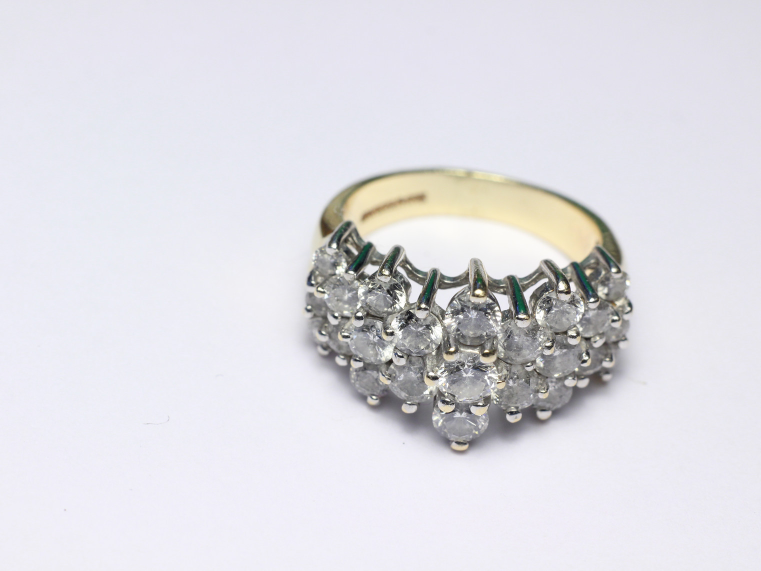
#> input picture focusstack-master/step0.jpg, 1521 x 1141 px, given as the content of the folder input, which was not available (shown at 1/2 size)
$ python CVimageprocessing.py   (older library calls are emulated)
#> lines starting #> are read from the running program, lines starting #| are printed output that depends on the picture; pictures that were not available may be replaced by others from this repository, and a replacement may not be noted
### focusstack-master/stackMain.py
import os
import cv2
import FocusStack
"""

    Focus stack driver program

    This program looks for a series of files of type .jpg, .jpeg, or .png
    in a subdirectory "input" and then merges them together using the
    FocusStack module.  The output is put in the file merged.png


    Author:     Charles McGuinness (charles@mcguinness.us)
    Copyright:  Copyright 2015 Charles McGuinness
    License:    Apache License 2.0

"""

def stackHDRs(image_files):
    print("StackHDRs")
    focusimages = []
    for img in image_files:
        print ("Reading in file {}".format(img))
        focusimages.append(cv2.imread("input/{}".format(img)))

    merged = FocusStack.focus_stack(focusimages)
    cv2.imwrite("merged.png", merged)
    return merged

def stackStart():
    print("StartStack")
    #if __name__ == "__stackMain__":
    image_files = sorted(os.listdir("input"))
    for img in image_files:
        if img.split(".")[-1].lower() not in ["jpg", "jpeg", "png"]:
            image_files.remove(img)


    finishedStack = stackHDRs(image_files)
    print ("Stacking done")

    return finishedStack


### focusstack-master/FocusStack.py
"""

Simple Focus Stacker

    Author:     Charles McGuinness (charles@mcguinness.us)
    Copyright:  Copyright 2015 Charles McGuinness
    License:    Apache License 2.0


This code will take a series of images and merge them so that each
pixel is taken from the image with the sharpest focus at that location.

The logic is roughly the following:

1.  Align the images.  Changing the focus on a lens, even
    if the camera remains fixed, causes a mild zooming on the images.
    We need to correct the images so they line up perfectly on top
    of each other.

2.  Perform a gaussian blur on all images

3.  Compute the laplacian on the blurred image to generate a gradient map

4.  Create a blank output image with the same size as the original input
    images

4.  For each pixel [x,y] in the output image, copy the pixel [x,y] from
    the input image which has the largest gradient [x,y]


This algorithm was inspired by the high-level description given at

http://stackoverflow.com/questions/15911783/what-are-some-common-focus-stacking-algorithms

"""

import numpy as np
import cv2

# [12 lines left out: function findHomography, not called in this run]


#
#   Align the images so they overlap properly...
#
#
def align_images(images):

    #   SIFT generally produces better results, but it is not FOSS, so chose the feature detector
    #   that suits the needs of your project.  ORB does OK
    use_sift = True

    outimages = []

    if use_sift:
        detector = cv2.SIFT_create()
    else:
        detector = cv2.ORB_create(1000)

    #   We assume that image 0 is the "base" image and align everything to it
    print ("Detecting features of base image")
    outimages.append(images[0])
    image1gray = cv2.cvtColor(images[0],cv2.COLOR_BGR2GRAY)
    image_1_kp, image_1_desc = detector.detectAndCompute(image1gray, None)

    for i in range(1,len(images)):
        print ("Aligning image {}".format(i))
        image_i_kp, image_i_desc = detector.detectAndCompute(images[i], None)

        if use_sift:
            bf = cv2.BFMatcher()
            # This returns the top two matches for each feature point (list of list)
            pairMatches = bf.knnMatch(image_i_desc,image_1_desc, k=2)
            rawMatches = []
            for m,n in pairMatches:
                if m.distance < 0.7*n.distance:
                    rawMatches.append(m)
        else:
            bf = cv2.BFMatcher(cv2.NORM_HAMMING, crossCheck=True)
            rawMatches = bf.match(image_i_desc, image_1_desc)

        sortMatches = sorted(rawMatches, key=lambda x: x.distance)
        matches = sortMatches[0:128]


        hom = findHomography(image_i_kp, image_1_kp, matches)
        newimage = cv2.warpPerspective(images[i], hom, (images[i].shape[1], images[i].shape[0]), flags=cv2.INTER_LINEAR)

        outimages.append(newimage)
        # If you find that there's a large amount of ghosting, it may be because one or more of the input
        # images gets misaligned.  Outputting the aligned images may help diagnose that.
        # cv2.imwrite("aligned{}.png".format(i), newimage)


    return outimages

#
#   Compute the gradient map of the image
def doLap(image):

    # YOU SHOULD TUNE THESE VALUES TO SUIT YOUR NEEDS
    kernel_size = 5         # Size of the laplacian window
    blur_size = 5           # How big of a kernal to use for the gaussian blur
                            # Generally, keeping these two values the same or very close works well
                            # Also, odd numbers, please...

    blurred = cv2.GaussianBlur(image, (blur_size,blur_size), 0)
    return cv2.Laplacian(blurred, cv2.CV_64F, ksize=kernel_size)

#
#   This routine finds the points of best focus in all images and produces a merged result...
#
def focus_stack(unimages):
    images = align_images(unimages)
#> in align_images, `image1gray = cv2.cvtColor(images[0],cv2.COLOR_BGR2GRAY)`:
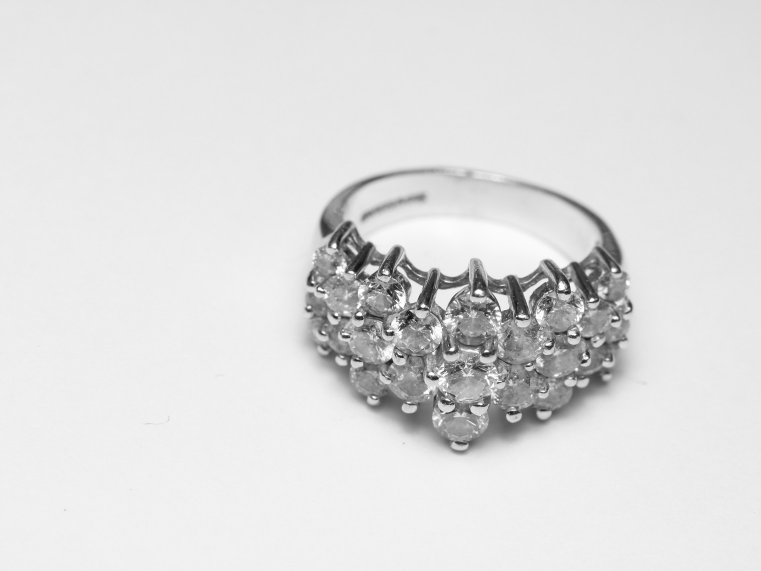
#> image1gray: shape (1141, 1521) (shown at 1/2 size); min 13, max 255, mean 222.4
#> in align_images, `image_1_kp, image_1_desc = detector.detectAndCompute(image1gray, None)`: image_1_kp = 2620 keypoints; strongest (x, y, size): (846, 611, 5.5), (1124, 572, 9.6), (1184, 599, 5), (904, 699, 5.6)
#> after the loop in align_images, `for i in range(1,len(images)):`: outimages = 1 item

    print ("Computing the laplacian of the blurred images")
    laps = []
    for i in range(len(images)):
        print ("Lap {}".format(i))
        laps.append(doLap(cv2.cvtColor(images[i],cv2.COLOR_BGR2GRAY)))

    laps = np.asarray(laps)
    print ("Shape of array of laplacians = {}".format(laps.shape))

    output = np.zeros(shape=images[0].shape, dtype=images[0].dtype)

    abs_laps = np.absolute(laps)
    maxima = abs_laps.max(axis=0)
    bool_mask = abs_laps == maxima
    mask = bool_mask.astype(np.uint8)
    for i in range(0,len(images)):
        output = cv2.bitwise_not(images[i],output, mask=mask[i])

    return 255-output

### focusstack-master/CVimageprocessing.py
import numpy as np
#import PIL.Image
import tkinter as tk
import cv2
import PIL
import stackMain

from tkinter import *
from tkinter import ttk
from PIL import Image,ImageTk

def getMaskedImage(_maskMult):
    imageArray = np.array(openedImage) #convert image to numpy array #FORMAT SPECIFIC?
    #outpImageArray = rgb2gray( imageArray[...,0:3] ) # converts to greyscale

    #calculaste masking value for slider position and average brightness
    _maskValue = getArrayAverage(imageArray) * _maskMult/30

    maskArray = imageArray <= _maskValue
    imageArray[maskArray] = 0# sets values <= _mask_value to 0
    maskArray = imageArray > _maskValue
    imageArray[maskArray] = 255# sets values > _mask_value to 255

    outpImage = PIL.Image.fromarray(imageArray)# FORMAT SPECIFIC
    return outpImage

#Find average brightness of orignal image
def getArrayAverage(_array):
    return np.sum(_array) / _array.size

#Define a Function to update the image with currrent mask slider value
def updateImg(_maskMultiplier):
   maskMultiplier=float(_maskMultiplier)
   global maskedImage
   maskedImage = getMaskedImage(maskMultiplier) #call masking function

   #print("True")
   #Update GUI with new masked image
   global maskedImageTk
   maskedImageTk = ImageTk.PhotoImage( maskedImage )
   label.configure(image=maskedImageTk)
   #label.image=maskedImageTk
   #return masked_image

#outputs full res masked image
def stage2():
    global openedImage
    openedImage = openedImageRaw

    updateImg(slider.get())
    maskedImage.show()

    #close gui, without quit, kernel restarts
    win.quit()
    win.destroy()

#Calls focus stacking routine to stack images before working with
stackMain.stackStart()
#> the loop in focus_stack, `for i in range(len(images)):` made 1 pass
#> (kernel_size in doLap, blur_size in doLap) on pass 1: (5, 5)
#| Lap 0
#| Shape of array of laplacians = (1, 1141, 1521)
#> in focus_stack, `maxima = abs_laps.max(axis=0)`:
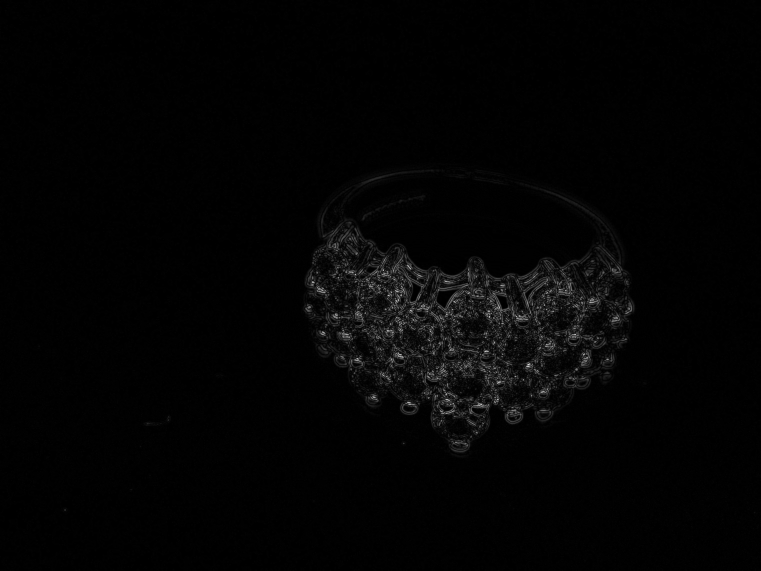
#> maxima: shape (1141, 1521) float64 (shown at 1/2 size); min 0, max 3060, mean 47.3; drawn with min black and max white
#> the loop in focus_stack, `for i in range(0,len(images)):` made 1 pass
#> pass 1, in focus_stack, `output = cv2.bitwise_not(images[i],output, mask=mask[i])`:
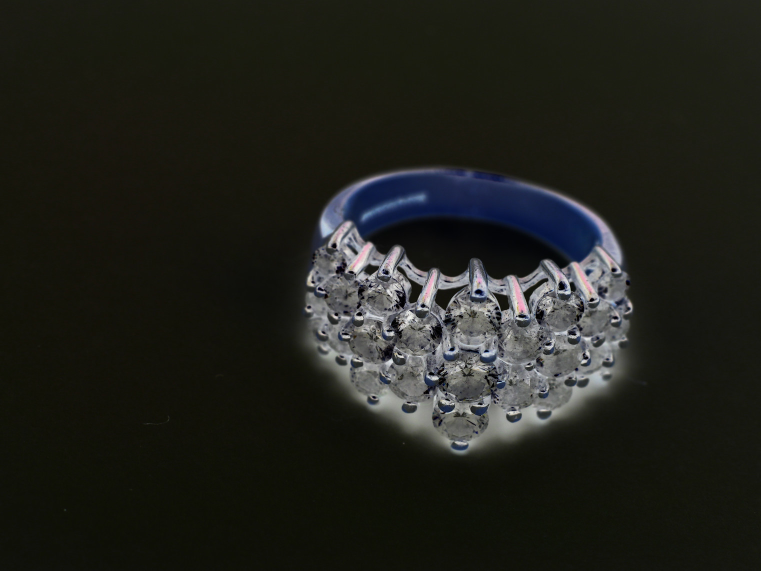
#> output: shape (1141, 1521, 3) (shown at 1/2 size); mean of channels 0, 1, 2 27.7, 33.5, 32.5; drawn as B, G, R
#> in focus_stack, returned value is the input picture: shape (1141, 1521, 3); mean B, G, R 227.3, 221.5, 222.5

#Create an instance of tkinter frame
win= Tk()

#Load the image and resize for gui
openedImage = cv2.imread("merged.png", 0)
#> openedImage: shape (1141, 1521); min 13, max 255, mean 221.9
openedImageRaw = cv2.imread("merged.png", 0) #save a raw copy for final full res mask


imageDimensions = [int(openedImage.shape[1]/4),int(openedImage.shape[0]/4)] #find dimensions of image
#> imageDimensions = [380, 285]
openedImage = cv2.resize(openedImage, imageDimensions) #make image for gui usable size
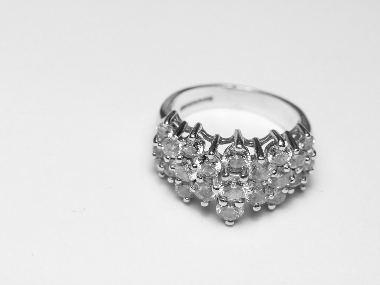
#> openedImage: shape (285, 380); min 16, max 255, mean 221.9

#set gui window to fit image
winSize = (str(imageDimensions[0])+ "x" + str(imageDimensions[1]) + "1")
#> winSize = '380x2851'
win.geometry(winSize)


#Shows unmasked imaged before mask value changed
fromArray = Image.fromarray(openedImage)
unmaskedImage= ImageTk.PhotoImage(fromArray)
label= Label(win,image= unmaskedImage)
#label = Label(win, image = openedImage)
label.pack()


#Create a slider to vary image masking value
slider = tk.Scale(win, from_=0, to=100, command=updateImg, length=(500), orient=HORIZONTAL, label="Mask Threshold", tickinterval=20, resolution=0.5)
slider.pack(pady=15)
win.bind("<Return>", updateImg) #update gui image when slider is moved

#Button to say when masking is complete
button = Button(win, text="Looks good", command=stage2)
button.pack()

win.call('wm', 'attributes', '.', '-topmost', '1')
win.mainloop()
